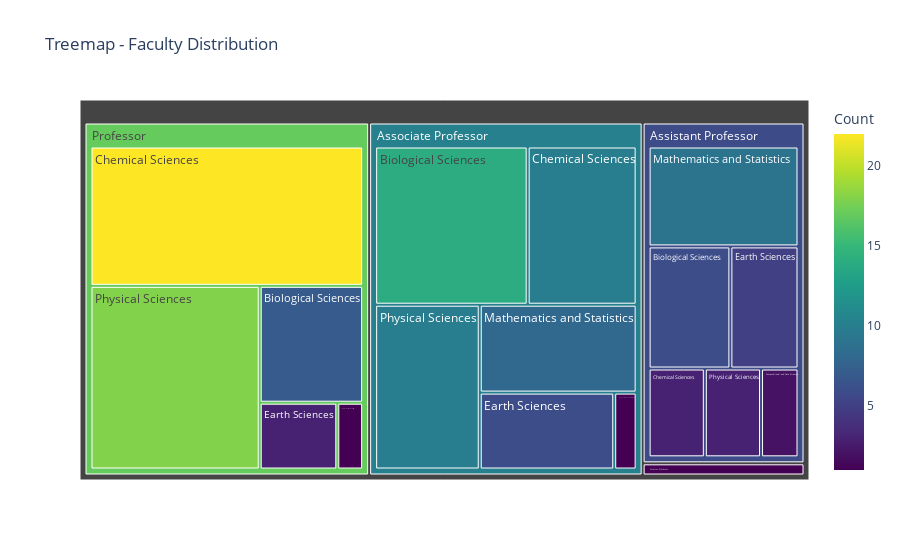

Source (notebook cell):
### Code cell
import pandas as pd
import plotly.express as px

# Replace 'your_file.csv' with the actual path to your CSV file
csv_file_path = r"C:\Users\Sirsha\Desktop\IDC\project\IISER_KOLKATA.csv"

# Read the CSV file into a DataFrame
df = pd.read_csv(csv_file_path)

# Assuming the column names are 'Faculty Name', 'Designation', 'Department'
# You may need to adjust these names based on your actual column names
name_col = 'Faculty Name'
desig_col = 'Designation'
dept_col = 'Department'

# Group the DataFrame by both 'Designation' and 'Department' columns and count faculty
grouped_df = df.groupby([desig_col, dept_col]).size().reset_index(name='Count')

# Create a treemap using plotly.express
fig = px.treemap(
    grouped_df,
    path=[desig_col, dept_col],
    values='Count',
    title='Treemap - Faculty Distribution',
    hover_data=['Count'],
    color='Count',
    color_continuous_scale='viridis',  # Choose a colormap
)

# Show the plot
fig.show()

### Figure 1 — Plotly figure (JSON) as saved in the notebook; plotly's stock layout.template omitted (floating-point values rounded to 4 significant figures)
{"data": [{"branchvalues": "total", "customdata": [[6, 6], [14, 14], [7, 7], [3, 3], [10, 10], [22, 22], [2, 2], [5, 5], [6, 6], [3, 3], [1, 1], [9, 9], [8, 8], [1, 1], [3, 3], [10, 10], [1, 1], [18, 18], [5.857, 5.857], [10.14, 10.14], [1, 1], [17, 17]], "domain": {"x": [0, 1], "y": [0, 1]}, "hovertemplate": "labels=%{label}<br>Count_sum=%{value}<br>parent=%{parent}<br>id=%{id}<br>Count=%{color}<extra></extra>", "ids": ["Assistant Professor/Biological Sciences", "Associate Professor/Biological Sciences", "Professor/Biological Sciences", "Assistant Professor/Chemical Sciences", "Associate Professor/Chemical Sciences", "Professor/Chemical Sciences", "Assistant Professor/Computational and Data Sciences", "Assistant Professor/Earth Sciences", "Associate Professor/Earth Sciences", "Professor/Earth Sciences", "Associate Professor/Humanities and Social Sciences", "Assistant Professor/Mathematics and Statistics", "Associate Professor/Mathematics and Statistics", "Professor/Mathematics and Statistics", "Assistant Professor/Physical Sciences", "Associate Professor/Physical Sciences", "Director, Professor/Physical Sciences", "Professor/Physical Sciences", "Assistant Professor", "Associate Professor", "Director, Professor", "Professor"], "labels": ["Biological Sciences", "Biological Sciences", "Biological Sciences", "Chemical Sciences", "Chemical Sciences", "Chemical Sciences", "Computational and Data Sciences", "Earth Sciences", "Earth Sciences", "Earth Sciences", "Humanities and Social Sciences", "Mathematics and Statistics", "Mathematics and Statistics", "Mathematics and Statistics", "Physical Sciences", "Physical Sciences", "Physical Sciences", "Physical Sciences", "Assistant Professor", "Associate Professor", "Director, Professor", "Professor"], "marker": {"coloraxis": "coloraxis", "colors": [6, 14, 7, 3, 10, 22, 2, 5, 6, 3, 1, 9, 8, 1, 3, 10, 1, 18, 5.857, 10.14, 1, 17]}, "name": "", "parents": ["Assistant Professor", "Associate Professor", "Professor", "Assistant Professor", "Associate Professor", "Professor", "Assistant Professor", "Assistant Professor", "Associate Professor", "Professor", "Associate Professor", "Assistant Professor", "Associate Professor", "Professor", "Assistant Professor", "Associate Professor", "Director, Professor", "Professor", "", "", "", ""], "type": "treemap", "values": [6, 14, 7, 3, 10, 22, 2, 5, 6, 3, 1, 9, 8, 1, 3, 10, 1, 18, 28, 49, 1, 51]}], "layout": {"coloraxis": {"colorbar": {"title": {"text": "Count"}}, "colorscale": [[0, "#440154"], [0.1111, "#482878"], [0.2222, "#3e4989"], [0.3333, "#31688e"], [0.4444, "#26828e"], [0.5556, "#1f9e89"], [0.6667, "#35b779"], [0.7778, "#6ece58"], [0.8889, "#b5de2b"], [1, "#fde725"]]}, "legend": {"tracegroupgap": 0}, "title": {"text": "Treemap - Faculty Distribution"}}}
